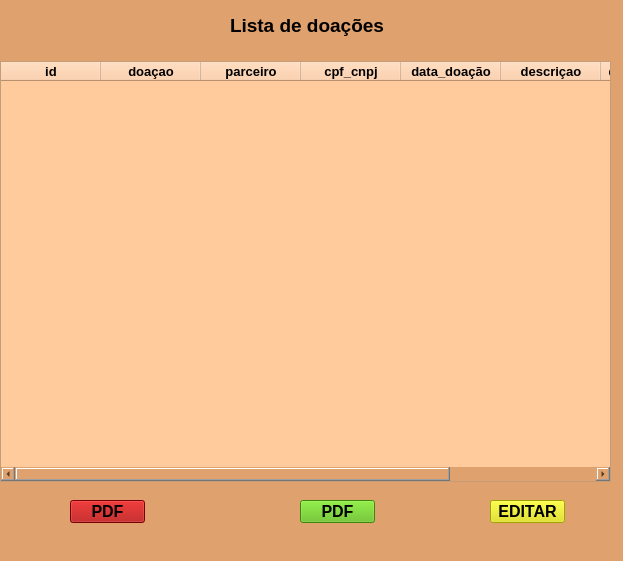
<?xml version="1.0" encoding="UTF-8"?>
<ui version="4.0">
 <class>MainWindow</class>
 <widget class="QMainWindow" name="MainWindow">
  <property name="geometry">
   <rect>
    <x>0</x>
    <y>0</y>
    <width>623</width>
    <height>561</height>
   </rect>
  </property>
  <property name="windowTitle">
   <string>MainWindow</string>
  </property>
  <property name="styleSheet">
   <string notr="true">background-color: rgb(223, 161, 109);</string>
  </property>
  <widget class="QWidget" name="centralwidget">
   <widget class="QLabel" name="label">
    <property name="geometry">
     <rect>
      <x>230</x>
      <y>0</y>
      <width>171</width>
      <height>51</height>
     </rect>
    </property>
    <property name="font">
     <font>
      <pointsize>14</pointsize>
      <weight>75</weight>
      <bold>true</bold>
      <strikeout>false</strikeout>
     </font>
    </property>
    <property name="text">
     <string>Lista de doações</string>
    </property>
   </widget>
   <widget class="QTableWidget" name="tableWidget">
    <property name="geometry">
     <rect>
      <x>0</x>
      <y>61</y>
      <width>611</width>
      <height>421</height>
     </rect>
    </property>
    <property name="styleSheet">
     <string notr="true">background-color: rgb(255, 235, 203);
background-color: rgb(255, 202, 156);</string>
    </property>
    <column>
     <property name="text">
      <string>id</string>
     </property>
     <property name="font">
      <font>
       <pointsize>10</pointsize>
       <weight>75</weight>
       <bold>true</bold>
      </font>
     </property>
    </column>
    <column>
     <property name="text">
      <string>doaçao</string>
     </property>
     <property name="font">
      <font>
       <pointsize>10</pointsize>
       <weight>75</weight>
       <bold>true</bold>
      </font>
     </property>
    </column>
    <column>
     <property name="text">
      <string>parceiro</string>
     </property>
     <property name="font">
      <font>
       <pointsize>10</pointsize>
       <weight>75</weight>
       <bold>true</bold>
      </font>
     </property>
    </column>
    <column>
     <property name="text">
      <string>cpf_cnpj</string>
     </property>
     <property name="font">
      <font>
       <pointsize>10</pointsize>
       <weight>75</weight>
       <bold>true</bold>
      </font>
     </property>
    </column>
    <column>
     <property name="text">
      <string>data_doação</string>
     </property>
     <property name="font">
      <font>
       <pointsize>10</pointsize>
       <weight>75</weight>
       <bold>true</bold>
      </font>
     </property>
    </column>
    <column>
     <property name="text">
      <string>descriçao</string>
     </property>
     <property name="font">
      <font>
       <pointsize>10</pointsize>
       <weight>75</weight>
       <bold>true</bold>
      </font>
     </property>
    </column>
    <column>
     <property name="text">
      <string>quantidade_kg</string>
     </property>
     <property name="font">
      <font>
       <pointsize>9</pointsize>
       <weight>75</weight>
       <bold>true</bold>
      </font>
     </property>
    </column>
    <column>
     <property name="text">
      <string>categoria</string>
     </property>
     <property name="font">
      <font>
       <pointsize>10</pointsize>
       <weight>75</weight>
       <bold>true</bold>
      </font>
     </property>
    </column>
   </widget>
   <widget class="QPushButton" name="pushButton">
    <property name="geometry">
     <rect>
      <x>300</x>
      <y>500</y>
      <width>75</width>
      <height>23</height>
     </rect>
    </property>
    <property name="font">
     <font>
      <pointsize>12</pointsize>
      <weight>75</weight>
      <bold>true</bold>
     </font>
    </property>
    <property name="styleSheet">
     <string notr="true">background-color: rgb(89, 186, 15);</string>
    </property>
    <property name="text">
     <string>PDF</string>
    </property>
   </widget>
   <widget class="QPushButton" name="pushButton_2">
    <property name="geometry">
     <rect>
      <x>70</x>
      <y>500</y>
      <width>75</width>
      <height>23</height>
     </rect>
    </property>
    <property name="font">
     <font>
      <pointsize>12</pointsize>
      <weight>75</weight>
      <bold>true</bold>
     </font>
    </property>
    <property name="styleSheet">
     <string notr="true">background-color: rgb(170, 0, 0);</string>
    </property>
    <property name="text">
     <string>PDF</string>
    </property>
   </widget>
   <widget class="QPushButton" name="pushButton_3">
    <property name="geometry">
     <rect>
      <x>490</x>
      <y>500</y>
      <width>75</width>
      <height>23</height>
     </rect>
    </property>
    <property name="font">
     <font>
      <pointsize>12</pointsize>
      <weight>75</weight>
      <bold>true</bold>
     </font>
    </property>
    <property name="styleSheet">
     <string notr="true">background-color: rgb(226, 226, 0);</string>
    </property>
    <property name="text">
     <string>EDITAR</string>
    </property>
   </widget>
  </widget>
  <widget class="QMenuBar" name="menubar">
   <property name="geometry">
    <rect>
     <x>0</x>
     <y>0</y>
     <width>623</width>
     <height>21</height>
    </rect>
   </property>
  </widget>
  <widget class="QStatusBar" name="statusbar"/>
 </widget>
 <resources/>
 <connections/>
</ui>
